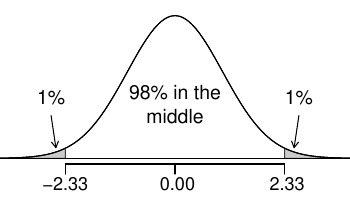

The script that saved this image:

pdf('findingZFor98Confidence.pdf', 3.5, 2)

#===> plot <===#
par(las=1, mar=c(1.8,0,0.5,0), mgp=c(3,0.5,0))
X <- seq(-4,4,0.01)
Y <- dnorm(X)
plot(X, Y, type='l', axes=F, xlim=c(-3.4,3.4))
axis(1, at=c(-2.3, 0, 2.3), format(c(-2.33, 0, 2.33)), cex.axis=1.1)
these <- which(X >= 2.3)
polygon(c(X[these[1]], X[these],X[rev(these)[1]]), c(0,Y[these],0), col='#CCCCCC', border='#000000BB')
these <- which(X <= -2.3)
polygon(c(X[these[1]], X[these],X[rev(these)[1]]), c(0,Y[these],0), col='#CCCCCC', border='#000000BB')

arrows(-2.6,0.12, -2.5, 0.03, length=0.07)
text(-2.6, 0.17, '1%', cex=1.2)
arrows(2.6,0.12, 2.5, 0.03, length=0.07)
text(2.6, 0.17, '1%', cex=1.2)
text(0, 0.15, '98% in the\nmiddle', cex=1.2)

lines(X, Y)
abline(h=0)


dev.off()
